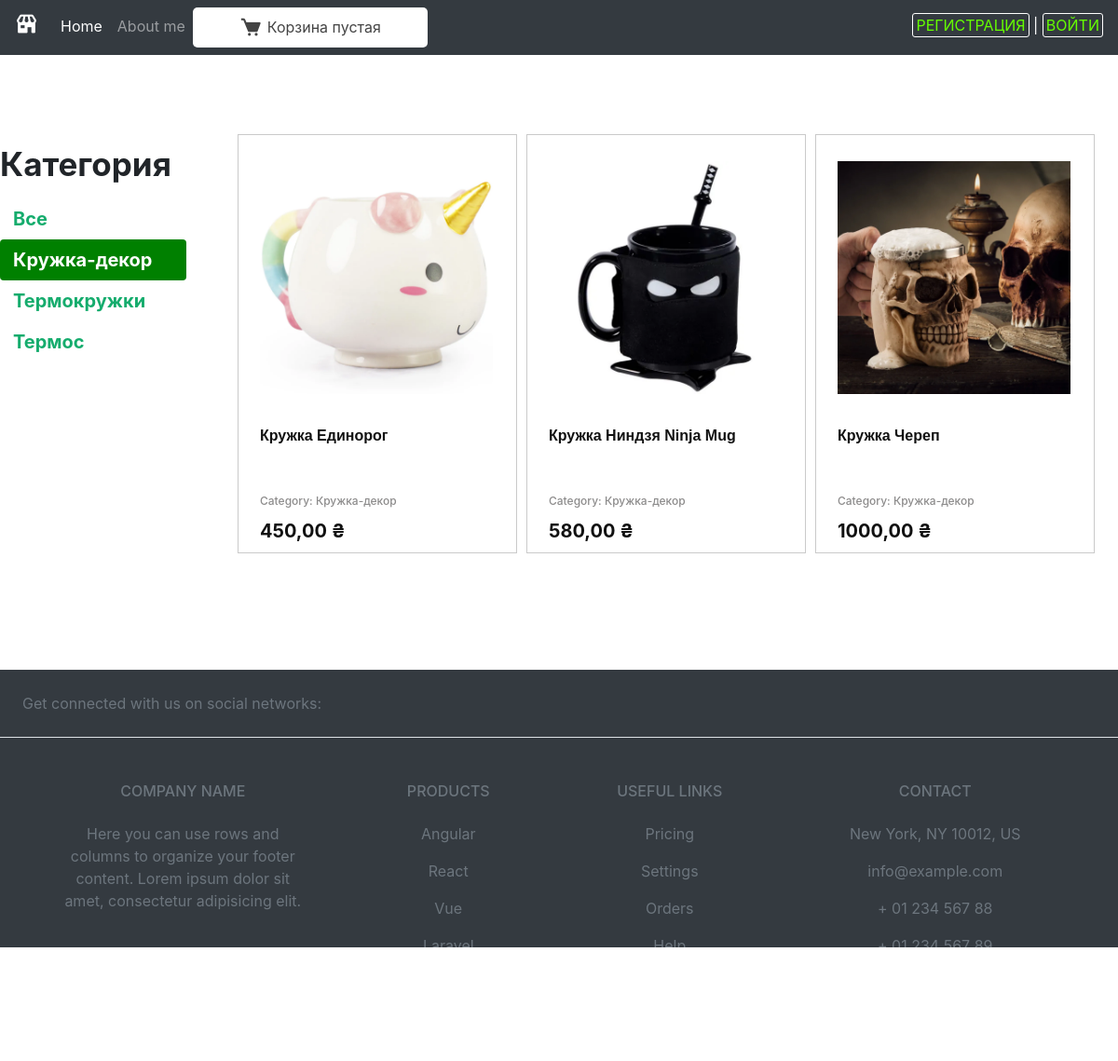
Screenshot of /kruzhka-dekor/ with the database file from the repository.
### myshop/models.py (models this page shows, shortened)
class Category(models.Model):
    name = models.CharField(max_length=100, db_index=True)
    slug = models.SlugField(max_length=100, unique=True)
    class Meta:
        ordering = ('name',)
        verbose_name = 'Категория'
        verbose_name_plural = 'Категории'
    def get_absolute_url(self):
        return reverse('myshop:product_list_by_category', args=[self.slug])

class Product(models.Model):
    category = models.ForeignKey(Category,
                                 related_name='products',
                                 on_delete=models.CASCADE)
    name = models.CharField(max_length=50, db_index=True, verbose_name='Наименование')
    slug = models.CharField(max_length=150, db_index=True, unique=True, verbose_name='Ссылка')
    image = models.ImageField(upload_to='product/%Y/%m/%d', blank=True)
    description = models.TextField(max_length=1000, blank=True, verbose_name='Описание')
    price = models.DecimalField(max_digits=10, decimal_places=2, verbose_name='Цена')
    available = models.BooleanField(default=True, verbose_name='Наличие')
    created = models.DateTimeField(auto_now_add=True, verbose_name='Добавлен')
    uploaded = models.DateTimeField(auto_now=True, verbose_name='Изменен')
    class Meta:
        ordering = ('name',)
        verbose_name = 'Товар'
        verbose_name_plural = 'Товары'
        index_together = (('id', 'slug'), )
    def get_absolute_url(self):
        return reverse('myshop:product_detail', args=[self.id, self.slug])

### myshop/views.py (the view)
# urls.py: path('', views.product_list, name='product_list'),
def product_list(request, category_slug=None):
    category = None
    categories = Category.objects.all()
    products = Product.objects.filter(available=True)
    if category_slug:
        category = get_object_or_404(Category, slug=category_slug)
        products = products.filter(category=category)
    return render(request, 'shop/product/list.html',
                  {
                      'category': category,
                      'categories': categories,
                      'products': products
                  })

### cart/cart.py (called while the page is built)
    def __len__(self):
        return sum(item['quantity'] for item in self.cart.values())

### cart/context_processors.py (called while the page is built)
def cart(request):
    return {'cart': Cart(request)}

### myshop/templates/shop/product/list.html (shortened to what this page needs)
{% extends "shop/base.html" %}
{% load static %}
{% block content %}
<div class="content">
    <div class="content_2">
      <div id="sidebar">
        <p><h3 style="font-weight:bold; font-size:35px;" >Категория</h3style></p>
        <ul>
          <li {% if not category %}class="selected" {% endif %}>
            <a class="a_category" href="{% url 'shop:product_list' %}">Все</a>
          </li>
          {% for c in categories %}
          <li {% if category.slug == c.slug %}class="selected" {% endif %}>
            <a class="a_category" href="{{ c.get_absolute_url }}">{{ c.name }}</a>
          </li>
          {% endfor %}
        </ul>
      </div>
      <div class="katalog">
          {% for product in products %}
        <div class="tovar">
          <div class="img">
            <a href="{{ product.get_absolute_url }}">
                <img src="{% if product.image %}{{ product.image.url }}{%else %}{% static 'img/no_image.png' %}{% endif %}">
            </a>
          </div>
          <div class="text">
            <div class="text_name">
              <a href="{{ product.get_absolute_url }}" class="name_tovar">
                <h4 class="name_tovar">{{ product.name }}</h4>
              </a>
            </div>
            <div class="text_category">
              <h4 class="category_text">Category: {{ category.name }}</h4>
            </div>
            <div class="text_price">
              <h5 class="price">{{ product.price }} ₴</h5>
            </div>
          </div>
        </div>
          {% endfor %}
      </div>
    </div>
  </div>
{% endblock %}

### myshop/templates/shop/base.html (shortened to what this page needs)
{% load static %}
{{ '<' }}{{ '!DOCTYPE html>' }}
<html lang="en">
<head>
    <link href='https://unpkg.com/boxicons@2.1.4/css/boxicons.min.css' rel='stylesheet'>
    <link href="{% static 'css/base.css' %}" rel="stylesheet">
    <link rel="stylesheet" href="https://cdn.jsdelivr.net/npm/bootstrap@4.3.1/dist/css/bootstrap.min.css"
>
</head>
<body>
<nav class="navbar navbar-expand-lg navbar-dark bg-dark">
   <div class="menu">
    <div class="collapse navbar-collapse" id="navbarSupportedContent">
        <a class="navbar-brand" href="/"><i class='bx bxs-store' style="font-size: 25px;" ></i></a>
        <ul class="navbar-nav mr-auto">
            <li class="nav-item active">
                <a class="nav-link" href="#">Home<span class="sr-only">(current)</span></a>
            </li>
            <li class="nav-item">
                <a class="nav-link" href="#">About me</a>
            </li>
            <li class="nav-item">
                <div id="subheader">
                    <i id="cart_icon" class='bx bxs-cart' style='color:#444; font-size: 25px; '></i>
                    <div class="cart">
                        {% with total_items=cart|length %}
                        {% if cart|length > 0 %}
                        В корзине:
                        <a href="{% url 'cart:cart_detail' %}">
                            {{ total_items }} шт | {{ cart.get_total_price }} ₴
                        </a>
                        {% else %}
                        Корзина пустая
                        {% endif %}
                        {% endwith %}
                    </div>
                </div>
            </li>
        </ul>
        <div  class="log_div">
            {% if user.is_authenticated %}
            <p style="color: #fff;"><p style="color: #fff; font-size:20px;">{{ user.username }}</p><p style="color: #fff; font-size:20px; margin:0px 3px;">|</p><a class="user_a" href="{% url 'logout' %}">Выход</a></p>
            {% else %}
            <p style="color: #fff; "><a  class="user_a" href="{% url 'signup' %}">Регистрация</a> | <a class="user_a" href="{% url 'login' %}">Войти</a></p>
            {% endif %}
        </div>
    </div>
   </div>
</nav>
<div id="content">
    {% block content %}{% endblock %}
</div>
<footer class="text-center text-lg-start bg-dark text-muted">
    <section class="d-flex justify-content-center justify-content-lg-between p-4 border-bottom">
      <div class="me-5 d-none d-lg-block">
        <span>Get connected with us on social networks:</span>
      </div>
    </section>
    <section class="">
      <div class="container text-center text-md-start mt-5">
        <div class="row mt-3">
          <div class="col-md-3 col-lg-4 col-xl-3 mx-auto mb-4">
            <h6 class="text-uppercase fw-bold mb-4">
              Company name
            </h6>
            <p>
              Here you can use rows and columns to organize your footer content. Lorem ipsum
              dolor sit amet, consectetur adipisicing elit.
            </p>
          </div>
          <div class="col-md-2 col-lg-2 col-xl-2 mx-auto mb-4">
            <h6 class="text-uppercase fw-bold mb-4">
              Products
            </h6>
            <p>
              <a href="#!" class="text-reset">Angular</a>
            </p>
            <p>
              <a href="#!" class="text-reset">React</a>
            </p>
            <p>
              <a href="#!" class="text-reset">Vue</a>
            </p>
            <p>
              <a href="#!" class="text-reset">Laravel</a>
            </p>
          </div>
          <div class="col-md-3 col-lg-2 col-xl-2 mx-auto mb-4">
            <h6 class="text-uppercase fw-bold mb-4">
              Useful links
            </h6>
            <p>
              <a href="#!" class="text-reset">Pricing</a>
            </p>
            <p>
              <a href="#!" class="text-reset">Settings</a>
            </p>
            <p>
              <a href="#!" class="text-reset">Orders</a>
            </p>
            <p>
              <a href="#!" class="text-reset">Help</a>
            </p>
          </div>
          <div class="col-md-4 col-lg-3 col-xl-3 mx-auto mb-md-0 mb-4">
            <h6 class="text-uppercase fw-bold mb-4">Contact</h6>
            <p> New York, NY 10012, US</p>
            <p>
              info@example.com
            </p>
            <p> + 01 234 567 88</p>
            <p> + 01 234 567 89</p>
          </div>
        </div>
      </div>
    </section>
    <div class="text-center p-4" style="background-color: rgba(0, 0, 0, 0.05);">
      <a class="text-reset fw-bold" href="/">MyShop</a>
    </div>
  </footer>
</body>
</html>

### myshop/static/css/base.css (style rules this page uses)
.menu { width: 1280px; margin: 0 auto; }
.content { width: 100%; }
nav { margin-bottom: 50px; }
.content_2 { margin: 0 auto; display: flex; width: 1220px; height: 100%; }
#sidebar { width:220px; padding:30px 20px 0 0; }
#sidebar ul { margin:0; padding:0; }
#sidebar ul li { margin:0; list-style:none; padding:10px 14px; }
#sidebar ul li a { display:block; }
#sidebar ul li.selected { background:green; border-radius:4px; }
#sidebar ul li.selected a { color:#fff; }
.a_category { font-weight:bold; font-size:20px; color:#15ac6d; text_decoration: none; }
.katalog { padding: 25px; display: flex; flex-wrap: wrap; width: 990px; height: 100%; }
.tovar { margin-left: 10px; margin-top: 10px; padding: 3px; width: 300px; height: 450px; border: 1px solid rgba(0, 0, 0, 0.207); }
.img { display: flex; justify-content: center; align-items: center; width: 290px; height: 300px; margin-bottom: 10px; }
img { margin: auto; display: block; width: 250px; height: 250px; }
.text { padding-left: 20px; width: 290px; height: 130px; }
.text_name { height: 70px; width: 270px; }
.text_category { height: 30px; width: 270px; }
.text_price { height: 30px; width: 250px; }
.name_tovar { font-family: "Futura",sans-serif; color: #111; font-size: 16px; font-weight: bold; text-decoration: none; white-space: normal; }
.category_text { font-size: 12px; color: #8d8c8c; line-height: 20px; }
.price { color: #111; font-size: 20px; font-weight: bold; }
footer { margin-top: 100px; }
.log_div { height: 30px; display:flex; }
.user_a { border-radius: 3px; border: 1px solid white; color: #66ff00; padding: 2px 3px; text-decoration: none; text-transform: uppercase; }
#subheader { background:#fff; border-radius: 5px; color:#444; padding:5px 50px; overflow:auto; }
#cart_icon { margin-top: 4px; margin-right: 5px; }
#subheader .cart { float:right; padding-top:4px; }

### rows the page displays
Category: name "Кружка-декор"
Category: name "Термокружки"
Category: name "Термос"
Product: image (picture), name "Кружка Единорог", price "450,00"
Product: image (picture), name "Кружка Ниндзя Ninja Mug", price "580,00"
Product: image (picture), name "Кружка Череп", price "1000,00"
